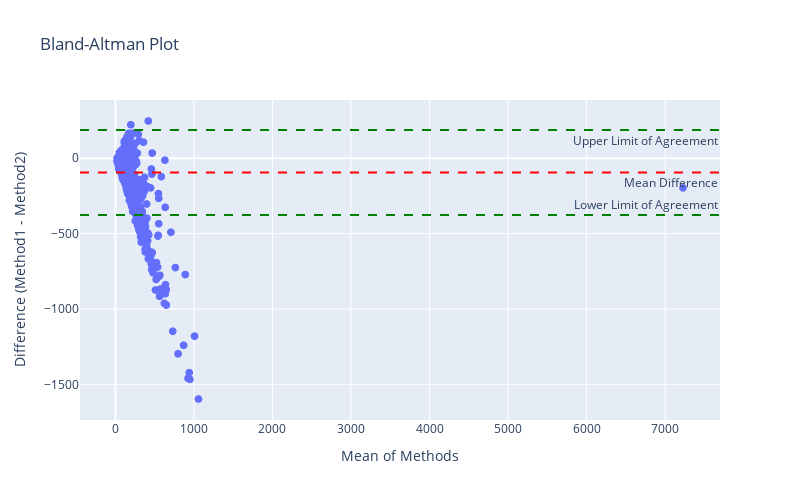

Notebook code cell kept with this figure:
### Markdown cell above
# Bland-Altman Plot to measure the agreement between two methods

### Code cell
import plotly.express as px

def bland_altman_plot(data, method1, method2, title="Bland-Altman Plot"):
    """
    Create a Bland-Altman plot using Plotly.

    Parameters:
    - data: DataFrame containing the measurements for method1 and method2.
    - method1: Name of the first measurement method.
    - method2: Name of the second measurement method.
    - title: Title of the plot.

    Returns:
    - fig: Plotly figure.
    """
    mean_diff = (data[method1] + data[method2]) / 2
    diff = data[method1] - data[method2]

    fig = px.scatter(x=mean_diff, y=diff, labels={'x': 'Mean of Methods', 'y': 'Difference (Method1 - Method2)'},
                     title=title, hover_data=[data.index], width=800, height=500)

    fig.update_layout(showlegend=False)
    fig.add_hline(y=diff.mean(), line_dash="dash", line_color="red", annotation_text="Mean Difference",
                  annotation_position="bottom right")

    upper_limit = diff.mean() + 1.96 * diff.std()
    lower_limit = diff.mean() - 1.96 * diff.std()

    fig.add_hline(y=upper_limit, line_dash="dash", line_color="green", annotation_text="Upper Limit of Agreement",
                  annotation_position="bottom right")
    fig.add_hline(y=lower_limit, line_dash="dash", line_color="green", annotation_text="Lower Limit of Agreement",
                  annotation_position="top right")

    fig.update_traces(marker=dict(size=8))

    return fig

bland_altman_fig = bland_altman_plot(wqi, 'WQI', 'EWQI', title="Bland-Altman Plot")
bland_altman_fig.show()

### Figure 1 — Plotly figure (JSON) as saved in the notebook; plotly's stock layout.template omitted (floating-point values rounded to 4 significant figures; data arrays with more than 128 entries replaced by an {"elided": "..."} marker saying what was removed)
{"data": [{"customdata": {"elided": "2764x1 int values"}, "hovertemplate": "Mean of Methods=%{x}<br>Difference (Method1 - Method2)=%{y}<br>hover_data_0=%{customdata[0]}<extra></extra>", "legendgroup": "", "marker": {"color": "#636efa", "size": 8, "symbol": "circle"}, "mode": "markers", "name": "", "showlegend": false, "type": "scattergl", "x": {"elided": "2764 float values"}, "xaxis": "x", "y": {"elided": "2764 float values"}, "yaxis": "y"}], "layout": {"annotations": [{"showarrow": false, "text": "Mean Difference", "x": 1, "xanchor": "right", "xref": "x domain", "y": -94.58, "yanchor": "top", "yref": "y"}, {"showarrow": false, "text": "Upper Limit of Agreement", "x": 1, "xanchor": "right", "xref": "x domain", "y": 187.7, "yanchor": "top", "yref": "y"}, {"showarrow": false, "text": "Lower Limit of Agreement", "x": 1, "xanchor": "right", "xref": "x domain", "y": -376.8, "yanchor": "bottom", "yref": "y"}], "height": 500, "legend": {"tracegroupgap": 0}, "shapes": [{"line": {"color": "red", "dash": "dash"}, "type": "line", "x0": 0, "x1": 1, "xref": "x domain", "y0": -94.58, "y1": -94.58, "yref": "y"}, {"line": {"color": "green", "dash": "dash"}, "type": "line", "x0": 0, "x1": 1, "xref": "x domain", "y0": 187.7, "y1": 187.7, "yref": "y"}, {"line": {"color": "green", "dash": "dash"}, "type": "line", "x0": 0, "x1": 1, "xref": "x domain", "y0": -376.8, "y1": -376.8, "yref": "y"}], "showlegend": false, "title": {"text": "Bland-Altman Plot"}, "width": 800, "xaxis": {"anchor": "y", "domain": [0, 1], "title": {"text": "Mean of Methods"}}, "yaxis": {"anchor": "x", "domain": [0, 1], "title": {"text": "Difference (Method1 - Method2)"}}}}
